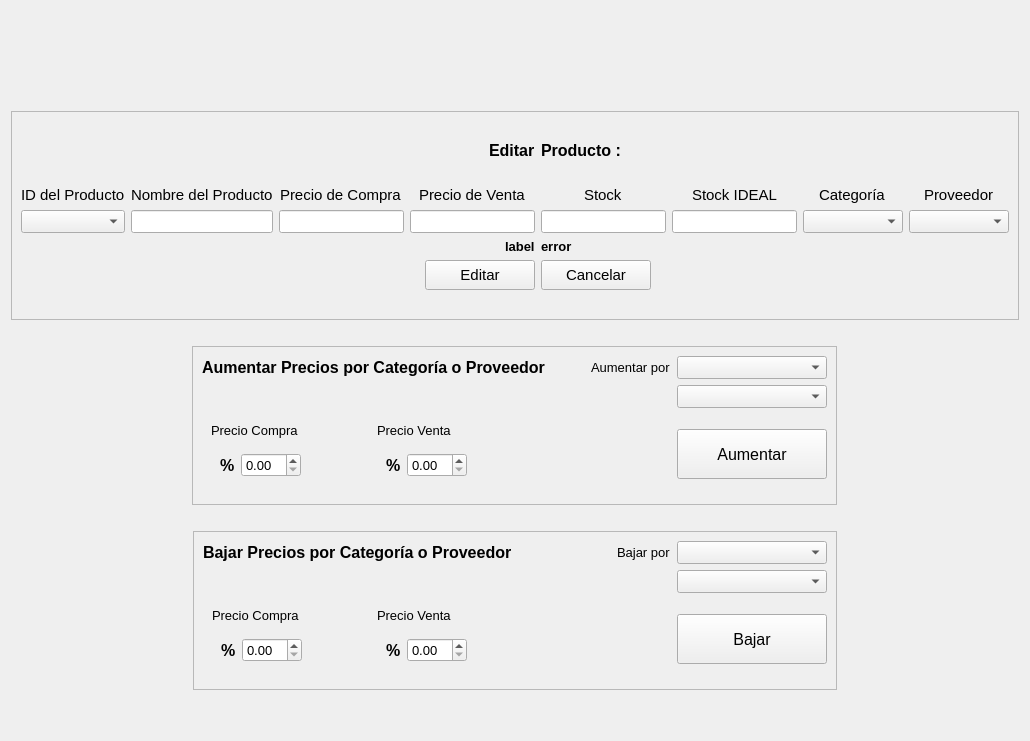
      <widget class="QWidget" name="page_3">
       <layout class="QGridLayout" name="gridLayout_7">
        <item row="2" column="0">
         <spacer name="horizontalSpacer_26">
          <property name="orientation">
           <enum>Qt::Orientation::Horizontal</enum>
          </property>
          <property name="sizeHint" stdset="0">
           <size>
            <width>40</width>
            <height>20</height>
           </size>
          </property>
         </spacer>
        </item>
        <item row="1" column="0">
         <spacer name="horizontalSpacer_27">
          <property name="orientation">
           <enum>Qt::Orientation::Horizontal</enum>
          </property>
          <property name="sizeHint" stdset="0">
           <size>
            <width>40</width>
            <height>20</height>
           </size>
          </property>
         </spacer>
        </item>
        <item row="0" column="0">
         <spacer name="horizontalSpacer_28">
          <property name="orientation">
           <enum>Qt::Orientation::Horizontal</enum>
          </property>
          <property name="sizeHint" stdset="0">
           <size>
            <width>40</width>
            <height>20</height>
           </size>
          </property>
         </spacer>
        </item>
        <item row="9" column="0" alignment="Qt::AlignmentFlag::AlignHCenter">
         <widget class="QFrame" name="frame_14">
          <property name="minimumSize">
           <size>
            <width>644</width>
            <height>0</height>
           </size>
          </property>
          <property name="frameShape">
           <enum>QFrame::Shape::StyledPanel</enum>
          </property>
          <property name="frameShadow">
           <enum>QFrame::Shadow::Raised</enum>
          </property>
          <layout class="QGridLayout" name="gridLayout_11">
           <item row="2" column="0">
            <widget class="QFrame" name="frame_15">
             <property name="frameShape">
              <enum>QFrame::Shape::NoFrame</enum>
             </property>
             <property name="frameShadow">
              <enum>QFrame::Shadow::Raised</enum>
             </property>
             <layout class="QGridLayout" name="gridLayout_12">
              <item row="0" column="0">
               <widget class="QLabel" name="label_41">
                <property name="font">
                 <font>
                  <pointsize>10</pointsize>
                  <bold>false</bold>
                 </font>
                </property>
                <property name="text">
                 <string>Precio Compra</string>
                </property>
               </widget>
              </item>
              <item row="0" column="1">
               <widget class="QLabel" name="label_42">
                <property name="font">
                 <font>
                  <pointsize>10</pointsize>
                  <bold>false</bold>
                 </font>
                </property>
                <property name="text">
                 <string>Precio Venta</string>
                </property>
               </widget>
              </item>
              <item row="1" column="0">
               <widget class="QFrame" name="frame_16">
                <property name="frameShape">
                 <enum>QFrame::Shape::NoFrame</enum>
                </property>
                <property name="frameShadow">
                 <enum>QFrame::Shadow::Raised</enum>
                </property>
                <layout class="QHBoxLayout" name="horizontalLayout_6">
                 <item>
                  <widget class="QLabel" name="label_43">
                   <property name="font">
                    <font>
                     <pointsize>12</pointsize>
                     <bold>true</bold>
                    </font>
                   </property>
                   <property name="text">
                    <string>%</string>
                   </property>
                  </widget>
                 </item>
                 <item>
                  <widget class="QDoubleSpinBox" name="doubleSpinBox_3">
                   <property name="font">
                    <font>
                     <pointsize>10</pointsize>
                     <bold>false</bold>
                    </font>
                   </property>
                  </widget>
                 </item>
                 <item>
                  <spacer name="horizontalSpacer_41">
                   <property name="orientation">
                    <enum>Qt::Orientation::Horizontal</enum>
                   </property>
                   <property name="sizeHint" stdset="0">
                    <size>
                     <width>60</width>
                     <height>20</height>
                    </size>
                   </property>
                  </spacer>
                 </item>
                </layout>
               </widget>
              </item>
              <item row="1" column="1">
               <widget class="QFrame" name="frame_17">
                <property name="frameShape">
                 <enum>QFrame::Shape::NoFrame</enum>
                </property>
                <property name="frameShadow">
                 <enum>QFrame::Shadow::Raised</enum>
                </property>
                <layout class="QHBoxLayout" name="horizontalLayout_7">
                 <item>
                  <widget class="QLabel" name="label_44">
                   <property name="font">
                    <font>
                     <pointsize>12</pointsize>
                     <bold>true</bold>
                    </font>
                   </property>
                   <property name="text">
                    <string>%</string>
                   </property>
                  </widget>
                 </item>
                 <item>
                  <widget class="QDoubleSpinBox" name="doubleSpinBox_4">
                   <property name="font">
                    <font>
                     <pointsize>10</pointsize>
                     <bold>false</bold>
                    </font>
                   </property>
                  </widget>
                 </item>
                 <item>
                  <spacer name="horizontalSpacer_42">
                   <property name="orientation">
                    <enum>Qt::Orientation::Horizontal</enum>
                   </property>
                   <property name="sizeHint" stdset="0">
                    <size>
                     <width>40</width>
                     <height>20</height>
                    </size>
                   </property>
                  </spacer>
                 </item>
                </layout>
               </widget>
              </item>
             </layout>
            </widget>
           </item>
           <item row="0" column="2" alignment="Qt::AlignmentFlag::AlignRight">
            <widget class="QLabel" name="label_40">
             <property name="font">
              <font>
               <pointsize>10</pointsize>
               <bold>false</bold>
              </font>
             </property>
             <property name="text">
              <string>Bajar por</string>
             </property>
            </widget>
           </item>
           <item row="2" column="3">
            <widget class="QPushButton" name="pushButton_27">
             <property name="minimumSize">
              <size>
               <width>150</width>
               <height>50</height>
              </size>
             </property>
             <property name="font">
              <font>
               <pointsize>12</pointsize>
               <bold>false</bold>
              </font>
             </property>
             <property name="text">
              <string>Bajar</string>
             </property>
            </widget>
           </item>
           <item row="0" column="0">
            <widget class="QLabel" name="label_39">
             <property name="font">
              <font>
               <pointsize>12</pointsize>
               <bold>true</bold>
              </font>
             </property>
             <property name="text">
              <string>Bajar Precios por Categoría o Proveedor</string>
             </property>
            </widget>
           </item>
           <item row="0" column="3">
            <widget class="QComboBox" name="comboBox_11">
             <property name="font">
              <font>
               <pointsize>10</pointsize>
               <bold>false</bold>
              </font>
             </property>
            </widget>
           </item>
           <item row="1" column="3">
            <widget class="QComboBox" name="comboBox_10">
             <property name="font">
              <font>
               <pointsize>10</pointsize>
               <bold>false</bold>
              </font>
             </property>
            </widget>
           </item>
           <item row="0" column="1">
            <spacer name="horizontalSpacer_43">
             <property name="orientation">
              <enum>Qt::Orientation::Horizontal</enum>
             </property>
             <property name="sizeHint" stdset="0">
              <size>
               <width>40</width>
               <height>20</height>
              </size>
             </property>
            </spacer>
           </item>
           <item row="2" column="1">
            <spacer name="horizontalSpacer_44">
             <property name="orientation">
              <enum>Qt::Orientation::Horizontal</enum>
             </property>
             <property name="sizeHint" stdset="0">
              <size>
               <width>40</width>
               <height>20</height>
              </size>
             </property>
            </spacer>
           </item>
          </layout>
         </widget>
        </item>
        <item row="6" column="0">
         <spacer name="horizontalSpacer_45">
          <property name="orientation">
           <enum>Qt::Orientation::Horizontal</enum>
          </property>
          <property name="sizeHint" stdset="0">
           <size>
            <width>40</width>
            <height>20</height>
           </size>
          </property>
         </spacer>
        </item>
        <item row="4" column="0">
         <spacer name="horizontalSpacer_24">
          <property name="orientation">
           <enum>Qt::Orientation::Horizontal</enum>
          </property>
          <property name="sizeHint" stdset="0">
           <size>
            <width>40</width>
            <height>20</height>
           </size>
          </property>
         </spacer>
        </item>
        <item row="7" column="0" alignment="Qt::AlignmentFlag::AlignHCenter">
         <widget class="QFrame" name="frame_10">
          <property name="minimumSize">
           <size>
            <width>600</width>
            <height>0</height>
           </size>
          </property>
          <property name="frameShape">
           <enum>QFrame::Shape::StyledPanel</enum>
          </property>
          <property name="frameShadow">
           <enum>QFrame::Shadow::Raised</enum>
          </property>
          <layout class="QGridLayout" name="gridLayout_9">
           <item row="1" column="3">
            <widget class="QComboBox" name="comboBox_8">
             <property name="font">
              <font>
               <pointsize>10</pointsize>
               <bold>false</bold>
              </font>
             </property>
            </widget>
           </item>
           <item row="0" column="3">
            <widget class="QComboBox" name="comboBox_9">
             <property name="font">
              <font>
               <pointsize>10</pointsize>
               <bold>false</bold>
              </font>
             </property>
            </widget>
           </item>
           <item row="2" column="3">
            <widget class="QPushButton" name="pushButton_28">
             <property name="minimumSize">
              <size>
               <width>150</width>
               <height>50</height>
              </size>
             </property>
             <property name="font">
              <font>
               <pointsize>12</pointsize>
               <bold>false</bold>
              </font>
             </property>
             <property name="text">
              <string>Aumentar</string>
             </property>
            </widget>
           </item>
           <item row="0" column="0">
            <widget class="QLabel" name="label_34">
             <property name="font">
              <font>
               <pointsize>12</pointsize>
               <bold>true</bold>
              </font>
             </property>
             <property name="text">
              <string>Aumentar Precios por Categoría o Proveedor</string>
             </property>
            </widget>
           </item>
           <item row="0" column="2" alignment="Qt::AlignmentFlag::AlignRight">
            <widget class="QLabel" name="label_33">
             <property name="font">
              <font>
               <pointsize>10</pointsize>
               <bold>false</bold>
              </font>
             </property>
             <property name="text">
              <string>Aumentar por</string>
             </property>
            </widget>
           </item>
           <item row="0" column="1">
            <spacer name="horizontalSpacer_37">
             <property name="orientation">
              <enum>Qt::Orientation::Horizontal</enum>
             </property>
             <property name="sizeHint" stdset="0">
              <size>
               <width>40</width>
               <height>20</height>
              </size>
             </property>
            </spacer>
           </item>
           <item row="2" column="1">
            <spacer name="horizontalSpacer_38">
             <property name="orientation">
              <enum>Qt::Orientation::Horizontal</enum>
             </property>
             <property name="sizeHint" stdset="0">
              <size>
               <width>40</width>
               <height>20</height>
              </size>
             </property>
            </spacer>
           </item>
           <item row="2" column="0">
            <widget class="QFrame" name="frame_11">
             <property name="frameShape">
              <enum>QFrame::Shape::NoFrame</enum>
             </property>
             <property name="frameShadow">
              <enum>QFrame::Shadow::Raised</enum>
             </property>
             <layout class="QGridLayout" name="gridLayout_10">
              <item row="0" column="1">
               <widget class="QLabel" name="label_36">
                <property name="font">
                 <font>
                  <pointsize>10</pointsize>
                  <bold>false</bold>
                 </font>
                </property>
                <property name="text">
                 <string>Precio Venta</string>
                </property>
               </widget>
              </item>
              <item row="0" column="0">
               <widget class="QLabel" name="label_35">
                <property name="font">
                 <font>
                  <pointsize>10</pointsize>
                  <bold>false</bold>
                 </font>
                </property>
                <property name="text">
                 <string>Precio Compra</string>
                </property>
               </widget>
              </item>
              <item row="1" column="0">
               <widget class="QFrame" name="frame_12">
                <property name="frameShape">
                 <enum>QFrame::Shape::NoFrame</enum>
                </property>
                <property name="frameShadow">
                 <enum>QFrame::Shadow::Raised</enum>
                </property>
                <layout class="QHBoxLayout" name="horizontalLayout_4">
                 <item>
                  <widget class="QLabel" name="label_37">
                   <property name="font">
                    <font>
                     <pointsize>12</pointsize>
                     <bold>true</bold>
                    </font>
                   </property>
                   <property name="text">
                    <string>%</string>
                   </property>
                  </widget>
                 </item>
                 <item>
                  <widget class="QDoubleSpinBox" name="doubleSpinBox">
                   <property name="font">
                    <font>
                     <pointsize>10</pointsize>
                     <bold>false</bold>
                    </font>
                   </property>
                  </widget>
                 </item>
                 <item>
                  <spacer name="horizontalSpacer_39">
                   <property name="orientation">
                    <enum>Qt::Orientation::Horizontal</enum>
                   </property>
                   <property name="sizeHint" stdset="0">
                    <size>
                     <width>40</width>
                     <height>20</height>
                    </size>
                   </property>
                  </spacer>
                 </item>
                </layout>
               </widget>
              </item>
              <item row="1" column="1">
               <widget class="QFrame" name="frame_13">
                <property name="frameShape">
                 <enum>QFrame::Shape::NoFrame</enum>
                </property>
                <property name="frameShadow">
                 <enum>QFrame::Shadow::Raised</enum>
                </property>
                <layout class="QHBoxLayout" name="horizontalLayout_5">
                 <item>
                  <widget class="QLabel" name="label_38">
                   <property name="font">
                    <font>
                     <pointsize>12</pointsize>
                     <bold>true</bold>
                    </font>
                   </property>
                   <property name="text">
                    <string>%</string>
                   </property>
                  </widget>
                 </item>
                 <item>
                  <widget class="QDoubleSpinBox" name="doubleSpinBox_2">
                   <property name="font">
                    <font>
                     <pointsize>10</pointsize>
                     <bold>false</bold>
                    </font>
                   </property>
                  </widget>
                 </item>
                 <item>
                  <spacer name="horizontalSpacer_40">
                   <property name="orientation">
                    <enum>Qt::Orientation::Horizontal</enum>
                   </property>
                   <property name="sizeHint" stdset="0">
                    <size>
                     <width>40</width>
                     <height>20</height>
                    </size>
                   </property>
                  </spacer>
                 </item>
                </layout>
               </widget>
              </item>
             </layout>
            </widget>
           </item>
          </layout>
         </widget>
        </item>
        <item row="3" column="0">
         <spacer name="horizontalSpacer_25">
          <property name="orientation">
           <enum>Qt::Orientation::Horizontal</enum>
          </property>
          <property name="sizeHint" stdset="0">
           <size>
            <width>40</width>
            <height>20</height>
           </size>
          </property>
         </spacer>
        </item>
        <item row="5" column="0">
         <widget class="QFrame" name="frame_9">
          <property name="minimumSize">
           <size>
            <width>800</width>
            <height>0</height>
           </size>
          </property>
          <property name="frameShape">
           <enum>QFrame::Shape::StyledPanel</enum>
          </property>
          <property name="frameShadow">
           <enum>QFrame::Shadow::Raised</enum>
          </property>
          <layout class="QGridLayout" name="gridLayout_8">
           <item row="3" column="5" alignment="Qt::AlignmentFlag::AlignHCenter">
            <widget class="QLabel" name="label_28">
             <property name="font">
              <font>
               <pointsize>11</pointsize>
               <bold>false</bold>
              </font>
             </property>
             <property name="text">
              <string>Stock IDEAL</string>
             </property>
            </widget>
           </item>
           <item row="7" column="3">
            <spacer name="horizontalSpacer_33">
             <property name="orientation">
              <enum>Qt::Orientation::Horizontal</enum>
             </property>
             <property name="sizeHint" stdset="0">
              <size>
               <width>40</width>
               <height>20</height>
              </size>
             </property>
            </spacer>
           </item>
           <item row="1" column="4" alignment="Qt::AlignmentFlag::AlignLeft">
            <widget class="QLabel" name="label_32">
             <property name="font">
              <font>
               <pointsize>12</pointsize>
               <bold>true</bold>
              </font>
             </property>
             <property name="text">
              <string>Producto :</string>
             </property>
            </widget>
           </item>
           <item row="2" column="4">
            <spacer name="horizontalSpacer_30">
             <property name="orientation">
              <enum>Qt::Orientation::Horizontal</enum>
             </property>
             <property name="sizeHint" stdset="0">
              <size>
               <width>40</width>
               <height>20</height>
              </size>
             </property>
            </spacer>
           </item>
           <item row="3" column="7" alignment="Qt::AlignmentFlag::AlignHCenter">
            <widget class="QLabel" name="label_30">
             <property name="font">
              <font>
               <pointsize>11</pointsize>
               <bold>false</bold>
              </font>
             </property>
             <property name="text">
              <string>Proveedor</string>
             </property>
            </widget>
           </item>
           <item row="1" column="3" alignment="Qt::AlignmentFlag::AlignRight">
            <widget class="QLabel" name="label_31">
             <property name="font">
              <font>
               <pointsize>12</pointsize>
               <bold>true</bold>
              </font>
             </property>
             <property name="text">
              <string>Editar</string>
             </property>
            </widget>
           </item>
           <item row="3" column="4" alignment="Qt::AlignmentFlag::AlignHCenter">
            <widget class="QLabel" name="label_27">
             <property name="font">
              <font>
               <pointsize>11</pointsize>
               <bold>false</bold>
              </font>
             </property>
             <property name="text">
              <string>Stock</string>
             </property>
            </widget>
           </item>
           <item row="6" column="4" alignment="Qt::AlignmentFlag::AlignLeft">
            <widget class="QPushButton" name="pushButton_26">
             <property name="minimumSize">
              <size>
               <width>110</width>
               <height>30</height>
              </size>
             </property>
             <property name="font">
              <font>
               <pointsize>11</pointsize>
               <bold>false</bold>
              </font>
             </property>
             <property name="text">
              <string>Cancelar</string>
             </property>
            </widget>
           </item>
           <item row="4" column="4">
            <widget class="QLineEdit" name="lineEdit_9">
             <property name="font">
              <font>
               <pointsize>10</pointsize>
               <bold>false</bold>
              </font>
             </property>
            </widget>
           </item>
           <item row="6" column="3" alignment="Qt::AlignmentFlag::AlignRight">
            <widget class="QPushButton" name="pushButton_25">
             <property name="minimumSize">
              <size>
               <width>110</width>
               <height>30</height>
              </size>
             </property>
             <property name="font">
              <font>
               <pointsize>11</pointsize>
               <bold>false</bold>
              </font>
             </property>
             <property name="text">
              <string>Editar</string>
             </property>
            </widget>
           </item>
           <item row="2" column="3">
            <spacer name="horizontalSpacer_29">
             <property name="orientation">
              <enum>Qt::Orientation::Horizontal</enum>
             </property>
             <property name="sizeHint" stdset="0">
              <size>
               <width>40</width>
               <height>20</height>
              </size>
             </property>
            </spacer>
           </item>
           <item row="4" column="6">
            <widget class="QComboBox" name="comboBox_5">
             <property name="sizePolicy">
              <sizepolicy hsizetype="MinimumExpanding" vsizetype="Fixed">
               <horstretch>0</horstretch>
               <verstretch>0</verstretch>
              </sizepolicy>
             </property>
             <property name="minimumSize">
              <size>
               <width>100</width>
               <height>0</height>
              </size>
             </property>
             <property name="maximumSize">
              <size>
               <width>160</width>
               <height>16777215</height>
              </size>
             </property>
             <property name="font">
              <font>
               <pointsize>10</pointsize>
               <bold>false</bold>
              </font>
             </property>
            </widget>
           </item>
           <item row="0" column="3">
            <spacer name="horizontalSpacer_35">
             <property name="orientation">
              <enum>Qt::Orientation::Horizontal</enum>
             </property>
             <property name="sizeHint" stdset="0">
              <size>
               <width>40</width>
               <height>20</height>
              </size>
             </property>
            </spacer>
           </item>
           <item row="3" column="3" alignment="Qt::AlignmentFlag::AlignHCenter">
            <widget class="QLabel" name="label_26">
             <property name="font">
              <font>
               <pointsize>11</pointsize>
               <bold>false</bold>
              </font>
             </property>
             <property name="text">
              <string>Precio de Venta</string>
             </property>
            </widget>
           </item>
           <item row="0" column="4">
            <spacer name="horizontalSpacer_36">
             <property name="orientation">
              <enum>Qt::Orientation::Horizontal</enum>
             </property>
             <property name="sizeHint" stdset="0">
              <size>
               <width>40</width>
               <height>20</height>
              </size>
             </property>
            </spacer>
           </item>
           <item row="4" column="7">
            <widget class="QComboBox" name="comboBox_6">
             <property name="sizePolicy">
              <sizepolicy hsizetype="MinimumExpanding" vsizetype="Fixed">
               <horstretch>0</horstretch>
               <verstretch>0</verstretch>
              </sizepolicy>
             </property>
             <property name="minimumSize">
              <size>
               <width>100</width>
               <height>0</height>
              </size>
             </property>
             <property name="maximumSize">
              <size>
               <width>160</width>
               <height>16777215</height>
              </size>
             </property>
             <property name="font">
              <font>
               <pointsize>10</pointsize>
               <bold>false</bold>
              </font>
             </property>
            </widget>
           </item>
           <item row="3" column="1" alignment="Qt::AlignmentFlag::AlignHCenter">
            <widget class="QLabel" name="label_24">
             <property name="font">
              <font>
               <pointsize>11</pointsize>
               <bold>false</bold>
              </font>
             </property>
             <property name="text">
              <string>Nombre del Producto</string>
             </property>
            </widget>
           </item>
           <item row="4" column="3">
            <widget class="QLineEdit" name="lineEdit_8">
             <property name="font">
              <font>
               <pointsize>10</pointsize>
               <bold>false</bold>
              </font>
             </property>
            </widget>
           </item>
           <item row="4" column="2">
            <widget class="QLineEdit" name="lineEdit_10">
             <property name="font">
              <font>
               <pointsize>10</pointsize>
               <bold>false</bold>
              </font>
             </property>
            </widget>
           </item>
           <item row="3" column="2" alignment="Qt::AlignmentFlag::AlignHCenter">
            <widget class="QLabel" name="label_25">
             <property name="font">
              <font>
               <pointsize>11</pointsize>
               <bold>false</bold>
              </font>
             </property>
             <property name="text">
              <string>Precio de Compra</string>
             </property>
            </widget>
           </item>
           <item row="3" column="0" alignment="Qt::AlignmentFlag::AlignHCenter">
            <widget class="QLabel" name="label_23">
             <property name="font">
              <font>
               <pointsize>11</pointsize>
               <bold>false</bold>
              </font>
             </property>
             <property name="text">
              <string>ID del Producto</string>
             </property>
            </widget>
           </item>
           <item row="4" column="1">
            <widget class="QLineEdit" name="lineEdit_11">
             <property name="font">
              <font>
               <pointsize>10</pointsize>
               <bold>false</bold>
              </font>
             </property>
            </widget>
           </item>
           <item row="3" column="6" alignment="Qt::AlignmentFlag::AlignHCenter">
            <widget class="QLabel" name="label_29">
             <property name="font">
              <font>
               <pointsize>11</pointsize>
               <bold>false</bold>
              </font>
             </property>
             <property name="text">
              <string>Categoría</string>
             </property>
            </widget>
           </item>
           <item row="4" column="5">
            <widget class="QLineEdit" name="lineEdit_13">
             <property name="font">
              <font>
               <pointsize>10</pointsize>
               <bold>false</bold>
              </font>
             </property>
            </widget>
           </item>
           <item row="7" column="4">
            <spacer name="horizontalSpacer_34">
             <property name="orientation">
              <enum>Qt::Orientation::Horizontal</enum>
             </property>
             <property name="sizeHint" stdset="0">
              <size>
               <width>40</width>
               <height>20</height>
              </size>
             </property>
            </spacer>
           </item>
           <item row="4" column="0">
            <widget class="QComboBox" name="comboBox_7">
             <property name="sizePolicy">
              <sizepolicy hsizetype="MinimumExpanding" vsizetype="Fixed">
               <horstretch>0</horstretch>
               <verstretch>0</verstretch>
              </sizepolicy>
             </property>
             <property name="minimumSize">
              <size>
               <width>100</width>
               <height>0</height>
              </size>
             </property>
             <property name="maximumSize">
              <size>
               <width>180</width>
               <height>16777215</height>
              </size>
             </property>
             <property name="font">
              <font>
               <pointsize>10</pointsize>
               <bold>false</bold>
              </font>
             </property>
            </widget>
           </item>
           <item row="5" column="3" alignment="Qt::AlignmentFlag::AlignRight">
            <widget class="QLabel" name="label_123">
             <property name="font">
              <font>
               <pointsize>10</pointsize>
               <bold>true</bold>
              </font>
             </property>
             <property name="text">
              <string>label</string>
             </property>
            </widget>
           </item>
           <item row="5" column="4" alignment="Qt::AlignmentFlag::AlignLeft">
            <widget class="QLabel" name="label_124">
             <property name="font">
              <font>
               <pointsize>10</pointsize>
               <bold>true</bold>
              </font>
             </property>
             <property name="text">
              <string>error</string>
             </property>
            </widget>
           </item>
          </layout>
         </widget>
        </item>
        <item row="10" column="0">
         <spacer name="verticalSpacer_5">
          <property name="orientation">
           <enum>Qt::Orientation::Vertical</enum>
          </property>
          <property name="sizeHint" stdset="0">
           <size>
            <width>20</width>
            <height>40</height>
           </size>
          </property>
         </spacer>
        </item>
        <item row="8" column="0">
         <spacer name="horizontalSpacer_46">
          <property name="orientation">
           <enum>Qt::Orientation::Horizontal</enum>
          </property>
          <property name="sizeHint" stdset="0">
           <size>
            <width>40</width>
            <height>20</height>
           </size>
          </property>
         </spacer>
        </item>
       </layout>
      </widget>
